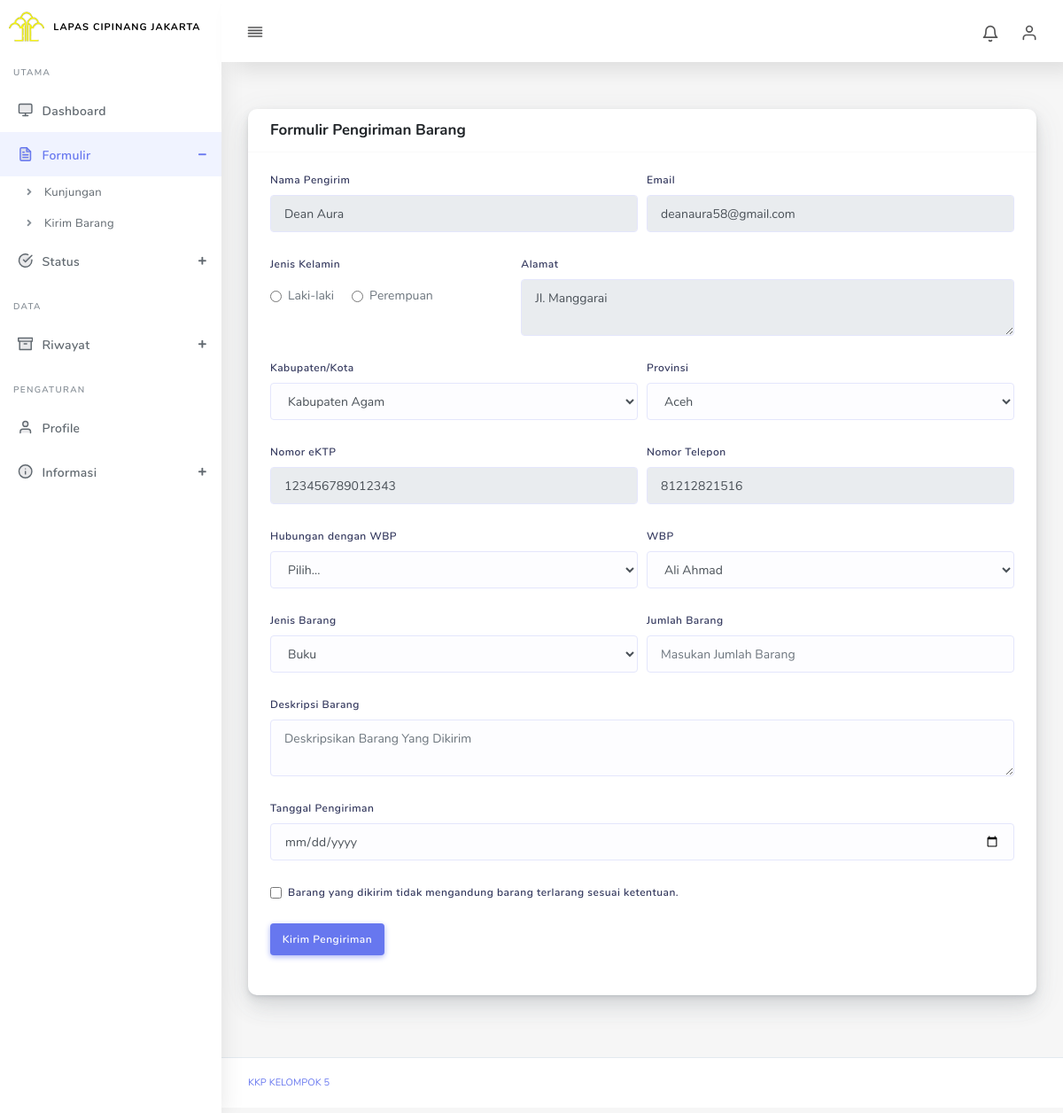
The page /form-barang.php (signed in) on the database its author committed.
### tables this page shows
CREATE TABLE `users` (
  `id_user` varchar(36) NOT NULL,
  `nama_lengkap` varchar(100) NOT NULL,
  `email` varchar(100) NOT NULL,
  `password` varchar(255) NOT NULL,
  `jenis_kelamin` enum('laki-laki','perempuan') DEFAULT NULL,
  `tanggal_lahir` date DEFAULT NULL,
  `no_ktp` varchar(16) DEFAULT NULL,
  `no_telepon` varchar(15) DEFAULT NULL,
  `alamat` text DEFAULT NULL,
  `id_kabupaten_kota` varchar(36) DEFAULT NULL,
  `id_provinsi` varchar(36) DEFAULT NULL,
  `role` enum('admin','user') DEFAULT 'user',
  `status_akun` enum('aktif','nonaktif') DEFAULT 'aktif',
  `created_at` timestamp NOT NULL DEFAULT current_timestamp(),
  `updated_at` timestamp NOT NULL DEFAULT current_timestamp() ON UPDATE current_timestamp()
);

### functions/user.php (called while the page is built, shortened)
<?php
function getUserDetails($conn, $userId) {
    $query = "SELECT * FROM users WHERE id_user = :id_user";
    $stmt = $conn->prepare($query);
    $stmt->bindValue(':id_user', $userId);
    $stmt->execute();
        $userData = $stmt->fetch(PDO::FETCH_ASSOC);
        if ($userData) {
            return $userData;
        } else {
            return null;
        }
}
?>

### functions/form-helper.php (called while the page is built, shortened)
<?php
include_once 'config/database.php';
function getKabupatenKota() {
    global $conn;
    $query = "SELECT * FROM kabupaten_kota ORDER BY nama_kabupaten_kota";
    $stmt = $conn->prepare($query);
    $stmt->execute();
    return $stmt->fetchAll(PDO::FETCH_ASSOC);
}
function getProvinsi() {
    global $conn;
    $query = "SELECT * FROM provinsi ORDER BY nama_provinsi";
    $stmt = $conn->prepare($query);
    $stmt->execute();
    return $stmt->fetchAll(PDO::FETCH_ASSOC);
}
function getWBP() {
    global $conn;
    $query = "SELECT * FROM wbp ORDER BY nama_wbp";
    $stmt = $conn->prepare($query);
    $stmt->execute();
    return $stmt->fetchAll(PDO::FETCH_ASSOC);
}
function getJenisBarang() {
    global $conn;
    $query = "SELECT * FROM jenis_barang ORDER BY nama_jenis";
    $stmt = $conn->prepare($query);
    $stmt->execute();
    return $stmt->fetchAll(PDO::FETCH_ASSOC);
}
?>

### form-barang.php (the view, shortened to what this page needs)
<?php
include_once 'config/database.php';
include_once 'functions/user.php';
include_once 'functions/form-helper.php';
$userDetails = getUserDetails($conn, $_SESSION['id_user']);
$kabupatenKotaList = getKabupatenKota();
$provinsiList = getProvinsi();
$wbpList = getWBP();
$jenisList = getJenisBarang();
?>
<!DOCTYPE html>
<html lang="en">
<head>
    <link rel="stylesheet" href="assets/css/app.min.css">
    <link rel="stylesheet" href="assets/css/style.css">
    <link rel="stylesheet" href="assets/css/toggle.css">
</head>
<body>
    <div id="app">
        <div class="main-wrapper main-wrapper-1">
            <?php include 'assets/components/navbar.php'; ?>
            <?php include 'assets/components/sidebar.php'; ?>
            <div class="main-content">
                <section class="section">
                    <div class="card">
                        <div class="card-header">
                            <h4>Formulir Pengiriman Barang</h4>
                        </div>
                        <div class="card-body">
                            <form id="formPengiriman" action="form-barang.php" method="POST">
                                <div class="form-row">
                                    <div class="form-group col-md-6">
                                        <label for="pengirim">Nama Pengirim</label>
                                        <input type="text" class="form-control" id="pengirim" name="pengirim" placeholder="Nama Pengirim" value="<?php echo $userDetails['nama_lengkap']; ?>" readonly>
                                    </div>
                                    <div class="form-group col-md-6">
                                        <label for="email">Email</label>
                                        <input type="email" class="form-control" id="email" name="email" placeholder="Email" value="<?php echo $userDetails['email']; ?>" readonly>
                                    </div>
                                </div>
                                <div class="form-row">
                                    <div class="form-group col-md-4">
                                        <label for="jenisKelamin">Jenis Kelamin</label>
                                        <div class="d-flex align-items-center mt-2" style="gap: 20px;">
                                        <div class="form-check">
                                            <input class="form-check-input" type="radio" id="jenisKelaminLaki" name="jenisKelamin" value="Laki-laki" required>
                                            <label class="form-check-label" for="jenisKelaminLaki">Laki-laki</label>
                                        </div>
                                        <div class="form-check">
                                            <input class="form-check-input" type="radio" id="jenisKelaminPerempuan" name="jenisKelamin" value="Perempuan" required>
                                            <label class="form-check-label" for="jenisKelaminPerempuan">Perempuan</label>
                                        </div>
                                        </div>
                                    </div>
                                    <div class="form-group col-md-8">
                                        <label for="alamat">Alamat</label>
                                        <textarea class="form-control" id="alamat" rows="2" name="alamat" placeholder="Alamat Lengkap" readonly><?= $userDetails['alamat'] ?></textarea>
                                    </div>
                                </div>
                                <div class="form-row">
                                    <div class="form-group col-md-6">
                                        <label for="kabKota">Kabupaten/Kota</label>
                                        <select class="form-control" id="kabKota" name="kabKota" required>
                                            <?php foreach ($kabupatenKotaList as $kabupaten): ?>
                                                <option value="<?php echo $kabupaten['id_kabupaten_kota']; ?>"><?php echo $kabupaten['nama_kabupaten_kota']; ?></option>
                                            <?php endforeach; ?>
                                        </select>
                                    </div>
                                    <div class="form-group col-md-6">
                                        <label for="provinsi">Provinsi</label>
                                        <select class="form-control" id="provinsi" name="provinsi" required>
                                            <?php foreach ($provinsiList as $provinsi): ?>
                                                <option value="<?php echo $provinsi['id_provinsi']; ?>"><?php echo $provinsi['nama_provinsi']; ?></option>
                                            <?php endforeach; ?>
                                        </select>
                                    </div>
                                </div>
                                <div class="form-row">
                                    <div class="form-group col-md-6">
                                        <label for="noEktp">Nomor eKTP</label>
                                        <input type="text" class="form-control" id="noEktp" name="noEktp" placeholder="Nomor eKTP" value="<?= $userDetails['no_ktp'] ?>" readonly>
                                    </div>
                                    <div class="form-group col-md-6">
                                        <label for="noTelepon">Nomor Telepon</label>
                                        <input type="text" class="form-control" id="noTelepon" name="noTelepon" placeholder="Nomor Telepon" value="<?= $userDetails['no_telepon'] ?>" readonly>
                                    </div>
                                </div>
                                <div class="form-row">
                                    <div class="form-group col-md-6">
                                        <label for="hubunganWbp">Hubungan dengan WBP</label>
                                        <select class="form-control" id="hubunganWbp" name="hubunganWbp" required>
                                        <option value="" disabled selected>Pilih...</option>
                                        </select>
                                    </div>
                                    <div class="form-group  col-md-6">
                                        <label for="wbp">WBP</label>
                                        <select class="form-control" id="wbp" name="wbp" required>
                                        <?php foreach ($wbpList as $wbp): ?>
                                            <option value="<?php echo $wbp['id_wbp']; ?>"><?php echo $wbp['nama_wbp']; ?></option>
                                        <?php endforeach; ?>
                                        </select>
                                    </div>
                                    </div>
                                <div class="form-row">
                                    <div class="form-group col-md-6">
                                        <label for="jenisBarang">Jenis Barang</label>
                                        <select class="form-control" id="jenisBarang" name="jenisBarang" required>
                                            <?php foreach ($jenisList as $jenis): ?>
                                                <option value="<?php echo $jenis['id_jenis']; ?>"><?php echo $jenis['nama_jenis']; ?></option>
                                            <?php endforeach; ?>
                                        </select>
                                    </div>
                                    <div class="form-group col-md-6">
                                        <label for="jumlahBarang">Jumlah Barang</label>
                                        <input type="number" class="form-control" id="jumlahBarang" name="jumlahBarang" min="1" placeholder="Masukan Jumlah Barang" required>
                                    </div>
                                </div>
                                <div class="form-group">
                                    <label for="deskripsiBarang">Deskripsi Barang</label>
                                    <textarea class="form-control" id="deskripsiBarang" name="deskripsiBarang" rows="3" placeholder="Deskripsikan Barang Yang Dikirim" required></textarea>
                                </div>
                                <div class="form-group">
                                    <label for="tanggalPengiriman">Tanggal Pengiriman</label>
                                    <input type="date" class="form-control" id="tanggalPengiriman" name="tanggalPengiriman" required>
                                </div>
                                <div class="form-group form-check">
                                    <input type="checkbox" class="form-check-input" id="persetujuan" required>
                                    <label class="form-check-label" for="persetujuan">
                                        Barang yang dikirim tidak mengandung barang terlarang sesuai ketentuan.
                                    </label>
                                </div>
                                <div class="form-group">
                                    <button type="submit" class="btn btn-primary">Kirim Pengiriman</button>
                                </div>
                            </form>
                        </div>
                    </div>
                </section>
            </div>
            <?php include 'assets/components/footer.php'; ?>
        </div>
    </div>
</body>
</html>

### rows shown on the page
users: pengirim "Dean Aura", email "deanaura58@gmail.com", alamat "Jl. Manggarai", noEktp "123456789012343", noTelepon "81212821516"

### other values the page prints
form field kabKota "Kabupaten Agam"
form field provinsi "Aceh"
form field wbp "Ali Ahmad"
form field jenisBarang "Buku"
